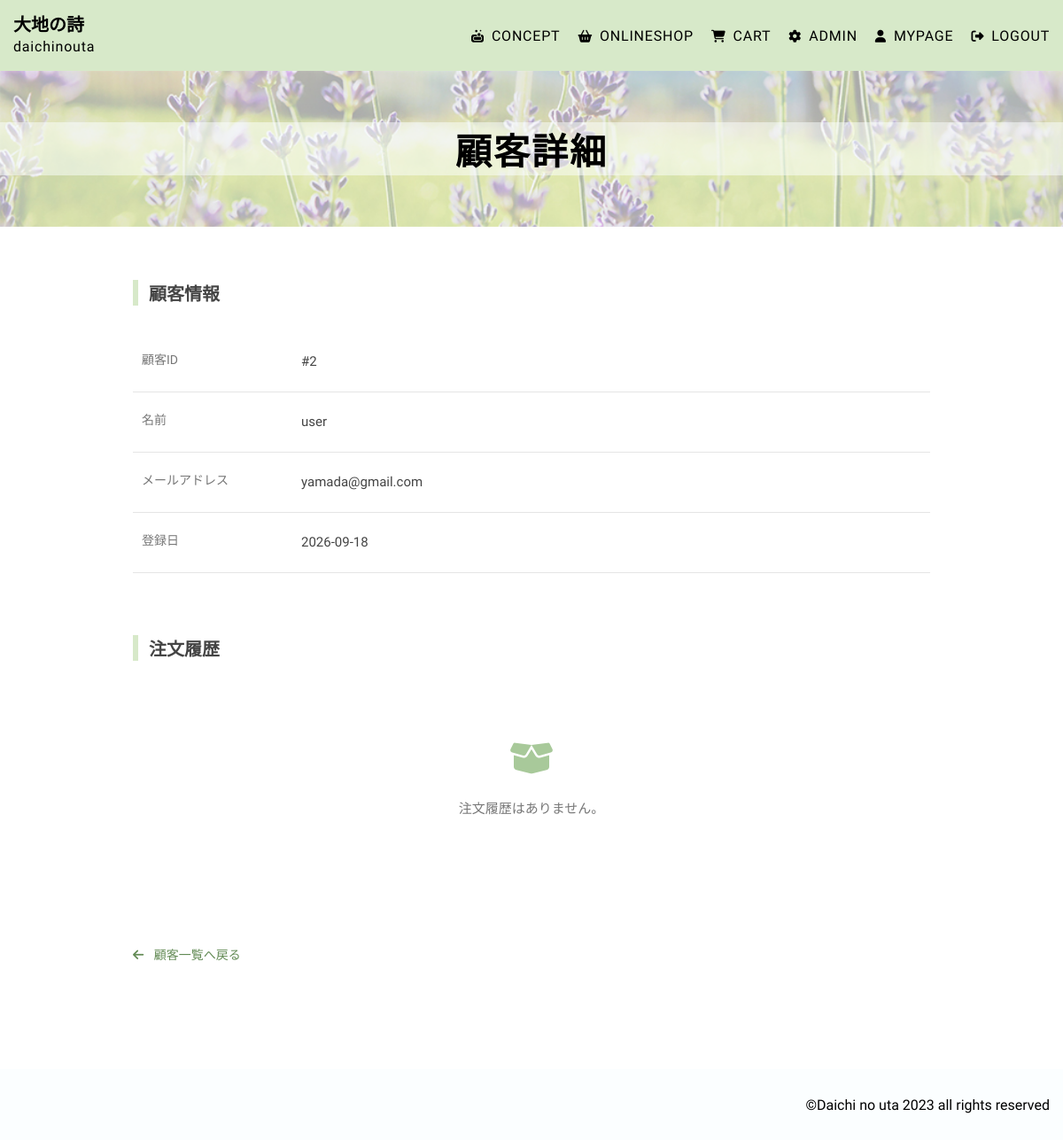
The app's page /customer_detail.php?id=2 (signed in) with its own data.
### tables this page shows
CREATE TABLE `users` (
  `id` int(11) NOT NULL,
  `name` varchar(50) NOT NULL,
  `email` varchar(100) NOT NULL,
  `password` text NOT NULL,
  `role` varchar(10) NOT NULL,
  `created_at` date NOT NULL,
  `updated_at` date NOT NULL
);

### func.php (called while the page is built)
<?php
function h(string $str){
    return htmlspecialchars($str,ENT_QUOTES);
}

### customer_detail.php (the view, shortened to what this page needs)
<?php
require_once("conn.php");
require_once("func.php");
$id = filter_input(INPUT_GET, "id", FILTER_VALIDATE_INT);
$str = "SELECT *
        FROM users
        WHERE id = :id
        AND role != 'admin'";
$stmt = $db->prepare($str);
$stmt->bindParam(":id", $id, PDO::PARAM_INT);
$stmt->execute();
$user = $stmt->fetch(PDO::FETCH_ASSOC);
$str = "SELECT *
        FROM orders
        WHERE user_id = :user_id
        ORDER BY created_at DESC";
$stmt = $db->prepare($str);
$stmt->bindParam(":user_id", $id, PDO::PARAM_INT);
$stmt->execute();
$orders = $stmt->fetchAll(PDO::FETCH_ASSOC);
?>
<!DOCTYPE html>
<html lang="ja">
<head>
    <link rel="stylesheet" href="https://cdnjs.cloudflare.com/ajax/libs/font-awesome/6.5.1/css/all.min.css">
    <link rel="stylesheet" href="https://cdnjs.cloudflare.com/ajax/libs/font-awesome/6.5.1/css/all.min.css"><link rel="preconnect" href="https://fonts.googleapis.com">
    <link rel="stylesheet" href="css/mystyle.css">
</head>
<body>
<header>
<div class="top">
<a href="index.php">
<h2>大地の詩</h2>
<p>daichinouta</p>
</a>
</div>
<nav class="site-nav">
<ul>
<li><a href="concept.php"><i class="fa-solid fa-soap"></i>CONCEPT</a></li>
<li><a href="onlineshop.php"><i class="fa-solid fa-basket-shopping"></i>ONLINESHOP</a></li>
<li><a href="cart.php"><i class="fa-solid fa-cart-shopping"></i>CART</a></li>
<?php
    if(isset($_SESSION["login"]) and $_SESSION["login"] == "admin"){
        echo "<li><a href=\"admin.php\"><i class=\"fa-solid fa-gear\"></i>ADMIN</a></li>";
    }
    if(isset($_SESSION["login"])){
        echo "<li><a href=\"mypage.php\"><i class=\"fa-solid fa-user\"></i>MYPAGE</a></li>";
        echo "<li><a href=\"logout.php\"><i class=\"fa-solid fa-right-from-bracket\"></i>LOGOUT</a></li>";
    }
?>
</ul>
</nav>
</header>
<article class="onlineshop">
    <div class="midasi">
        <h2>顧客詳細</h2>
    </div>
    <div class="order-detail-page customer-detail-page">
        <section class="order-detail-section">
            <h3>顧客情報</h3>
            <dl class="order-info">
                <div>
                    <dt>顧客ID</dt>
                    <dd>#<?= h($user["id"]) ?></dd>
                </div>
                <div>
                    <dt>名前</dt>
                    <dd><?= h($user["name"]) ?></dd>
                </div>
                <div>
                    <dt>メールアドレス</dt>
                    <dd><?= h($user["email"]) ?></dd>
                </div>
                <div>
                    <dt>登録日</dt>
                    <dd><?= h($user["created_at"]) ?></dd>
                </div>
            </dl>
        </section>
        <section class="order-detail-section">
            <h3>注文履歴</h3>
            <?php if (empty($orders)): ?>
                <div class="customer-order-empty">
                    <i class="fa-solid fa-box-open"></i>
                    <p>注文履歴はありません。</p>
                </div>
            <?php endif; ?>
        </section>
        <div class="admin-back">
            <a href="customer_admin.php">
                <i class="fa-solid fa-arrow-left"></i>
                顧客一覧へ戻る
            </a>
        </div>
    </div>
</article>
<footer>
<small>&copy;Daichi no uta 2023 all rights reserved</small>
</footer>
</body>
</html>

### css/mystyle.css (style rules this page uses)
html { font-size: 62.5%; }
body { margin: 0; padding: 0; overflow-x: hidden; font-family: "Kiwi Maru", serif; }
header { background-color: #d7e9c9; height: 80px; display: flex; justify-content: space-between; align-items: center; }
header .top { margin-left: 15px; line-height: 8px; }
header .top a { color: inherit; text-decoration: none; }
header .top a h2 { font-size: 2rem; }
header .top a p { font-size: 1.6rem; letter-spacing: 0.05em; }
header .site-nav ul { list-style-type: none; display: flex; gap: 15px; margin-right: 15px; }
header .site-nav ul a { font-size: 1.6rem; padding-left: 5px; letter-spacing: 0.05em; color: inherit; text-decoration: none; }
header .site-nav ul a i { margin-right: 8px; font-size: 1.4rem; }
.onlineshop .midasi { height: 22vh; background-image: url(../image/大地の詩背景.jpg); background-size: cover; display: flex; justify-content: center; align-items: center; }
.onlineshop .midasi h2 { width: 100%; margin: 0; font-size: 4.1rem; text-align: center; background-color: rgba(251, 254, 255, 0.4980392157); letter-spacing: 0.05em; }
.admin-back { width: 80%; margin: 50px auto 100px; }
.admin-back a { font-size: 1.4rem; color: #638b55; text-decoration: none; }
.admin-back a i { margin-right: 8px; }
.order-detail-page { width: 80%; max-width: 900px; margin: 60px auto 120px; }
.order-detail-page .admin-back { width: 100%; margin: 50px 0 0; }
.order-detail-section { margin-bottom: 70px; }
.order-detail-section h3 { font-size: 2rem; color: #444; border-left: 6px solid #d7e9c9; padding-left: 12px; margin-bottom: 30px; }
.order-info { margin: 0; }
.order-info > div { display: flex; align-items: flex-start; padding: 20px 10px; border-bottom: 1px solid #e5e5e5; }
.order-info dt { width: 180px; flex-shrink: 0; font-size: 1.4rem; color: #777; }
.order-info dd { margin: 0; font-size: 1.5rem; color: #444; line-height: 1.8; overflow-wrap: anywhere; white-space: pre-line; }
.customer-order-empty { padding: 60px 20px; text-align: center; }
.customer-order-empty i { display: block; font-size: 4rem; color: #a8c99a; margin-bottom: 25px; }
.customer-order-empty p { font-size: 1.5rem; color: #777; }
footer { background-color: #fbfeff; display: flex; justify-content: end; align-items: center; height: 80px; }
footer small { font-size: 1.6rem; margin-right: 15px; margin-top: 0; }

### records on screen
users: id "2", name "user", email "yamada@gmail.com", created_at "2026-09-18"
